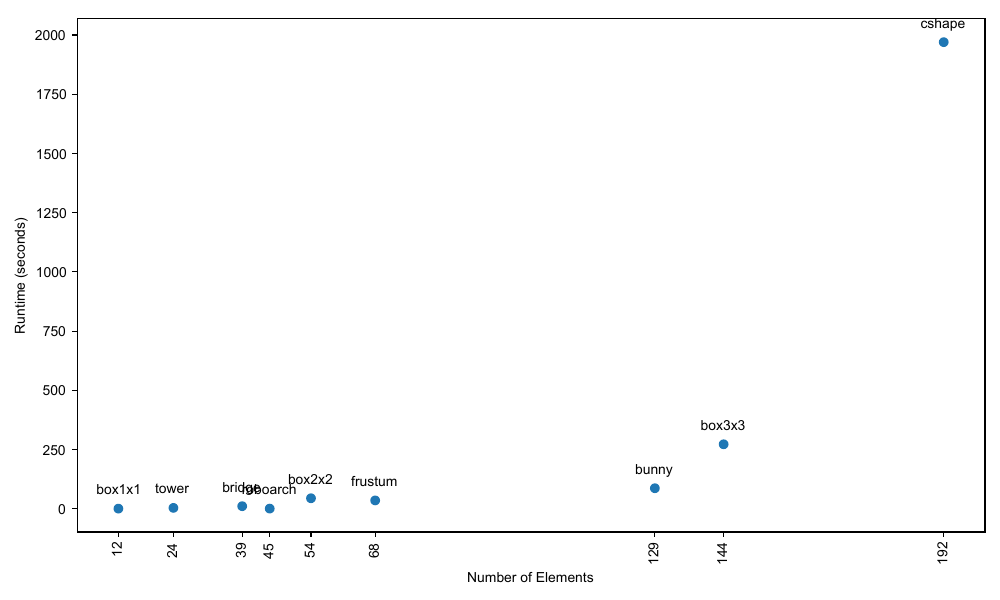

Reproduce this figure in Python.
import os
import json
import matplotlib
import matplotlib.pyplot as plt

matplotlib.use("Cairo")

# Directory containing the log files
log_dir = r"E:\Code\husky_ws\Scaffold\data\mt"

# Lists to store data for plotting
model_names = []
runtimes = []
num_elements = []

# Read all _log.json files in the directory
for filename in os.listdir(log_dir):
    if filename.endswith("_log.json") and not (filename.startswith("box4x4") or filename.startswith("one_tet") or filename.startswith("box2x2_noclamp")):
        file_path = os.path.join(log_dir, filename)
        with open(file_path, "r") as file:
            log_data = json.load(file)
            summary = log_data["summary"]
            model_name = filename.replace("_log.json", "")
            model_names.append(model_name)
            runtimes.append(summary["runtime"])
            
            # Get the number of elements from the corresponding _layer_0.json file
            layer_file_path = os.path.join(log_dir, model_name + "_layer_0.json")
            if os.path.exists(layer_file_path):
                with open(layer_file_path, "r") as layer_file:
                    layer_data = json.load(layer_file)
                    num_elements.append(len(layer_data["line"]))
            else:
                num_elements.append(0)  # Default to 0 if the file does not exist

# Combine model names, runtimes, and number of elements, and sort by runtime
sorted_data = sorted(zip(runtimes, model_names, num_elements))

# Unzip the sorted data
runtimes, model_names, num_elements = zip(*sorted_data)

# Set font to Arial
plt.rcParams["font.family"] = "Arial"

# Plotting
plt.figure(figsize=(10, 6))

plt.scatter(num_elements, runtimes, label='Runtime')

# Annotate each point with the model name
for i, model_name in enumerate(model_names):
    plt.annotate(model_name, (num_elements[i], runtimes[i]), textcoords="offset points", xytext=(0,10), ha='center')

plt.xlabel('Number of Elements')
plt.ylabel('Runtime (seconds)')
# plt.yscale('log')
# plt.title('Runtime for Each Model')
# plt.legend()
plt.xticks(num_elements, rotation=90)
plt.tight_layout()

# Save the plot as a PDF file
output_path = os.path.join(os.path.dirname(__file__), 'runtime_plot.pdf')
plt.savefig(output_path)

plt.show()